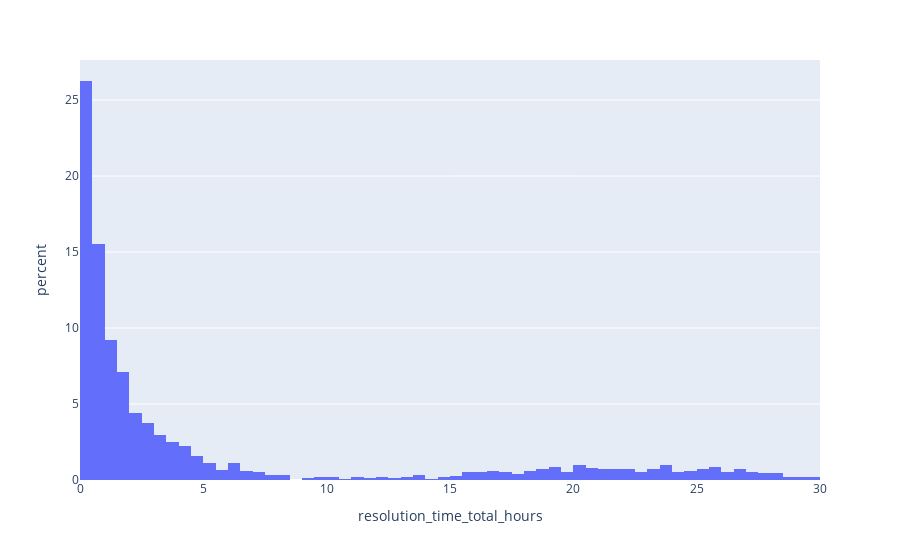

Here is the notebook cell this chart was saved with:
### Code cell
# Histogram of INC resolved per hour
df_resolution_time = df_main['resolution_time_length']
fig = px.histogram(df_main['resolution_time_total_hours'], x="resolution_time_total_hours", histnorm='percent')

fig.update_traces(xbins=dict( # bins/intervals used for histogram
        start=0.0,
        end=30.0,
        size=0.5
    ))

fig.show()

### Figure 1 — Plotly figure (JSON) as saved in the notebook; plotly's stock layout.template omitted (floating-point values rounded to 4 significant figures; data arrays with more than 128 entries replaced by an {"elided": "..."} marker saying what was removed)
{"data": [{"alignmentgroup": "True", "bingroup": "x", "histnorm": "percent", "hovertemplate": "resolution_time_total_hours=%{x}<br>percent=%{y}<extra></extra>", "legendgroup": "", "marker": {"color": "#636efa"}, "name": "", "offsetgroup": "", "orientation": "v", "showlegend": false, "type": "histogram", "x": {"elided": "2263 float values"}, "xaxis": "x", "xbins": {"end": 30, "size": 0.5, "start": 0}, "yaxis": "y"}], "layout": {"barmode": "relative", "legend": {"tracegroupgap": 0}, "margin": {"t": 60}, "xaxis": {"anchor": "y", "domain": [0, 1], "title": {"text": "resolution_time_total_hours"}}, "yaxis": {"anchor": "x", "domain": [0, 1], "title": {"text": "percent"}}}}
